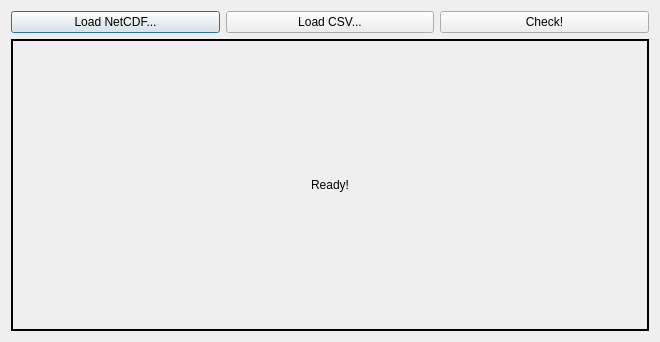
<?xml version="1.0" encoding="UTF-8"?>
<ui version="4.0">
 <class>Dialog</class>
 <widget class="QDialog" name="Dialog">
  <property name="geometry">
   <rect>
    <x>0</x>
    <y>0</y>
    <width>660</width>
    <height>342</height>
   </rect>
  </property>
  <property name="windowTitle">
   <string>Dialog</string>
  </property>
  <layout class="QVBoxLayout" name="verticalLayout_2">
   <item>
    <layout class="QHBoxLayout" name="horizontalLayout">
     <item>
      <widget class="QPushButton" name="LoadNetCDF">
       <property name="text">
        <string>Load NetCDF...</string>
       </property>
      </widget>
     </item>
     <item>
      <widget class="QPushButton" name="LoadCSV">
       <property name="text">
        <string>Load CSV...</string>
       </property>
      </widget>
     </item>
     <item>
      <widget class="QPushButton" name="Check_button">
       <property name="text">
        <string>Check!</string>
       </property>
      </widget>
     </item>
    </layout>
   </item>
   <item>
    <widget class="QLabel" name="StatusLabel">
     <property name="frameShape">
      <enum>QFrame::Panel</enum>
     </property>
     <property name="frameShadow">
      <enum>QFrame::Plain</enum>
     </property>
     <property name="lineWidth">
      <number>2</number>
     </property>
     <property name="text">
      <string>Ready!</string>
     </property>
     <property name="textFormat">
      <enum>Qt::AutoText</enum>
     </property>
     <property name="alignment">
      <set>Qt::AlignCenter</set>
     </property>
    </widget>
   </item>
  </layout>
 </widget>
 <layoutdefault spacing="6" margin="11"/>
 <resources/>
 <connections/>
</ui>
